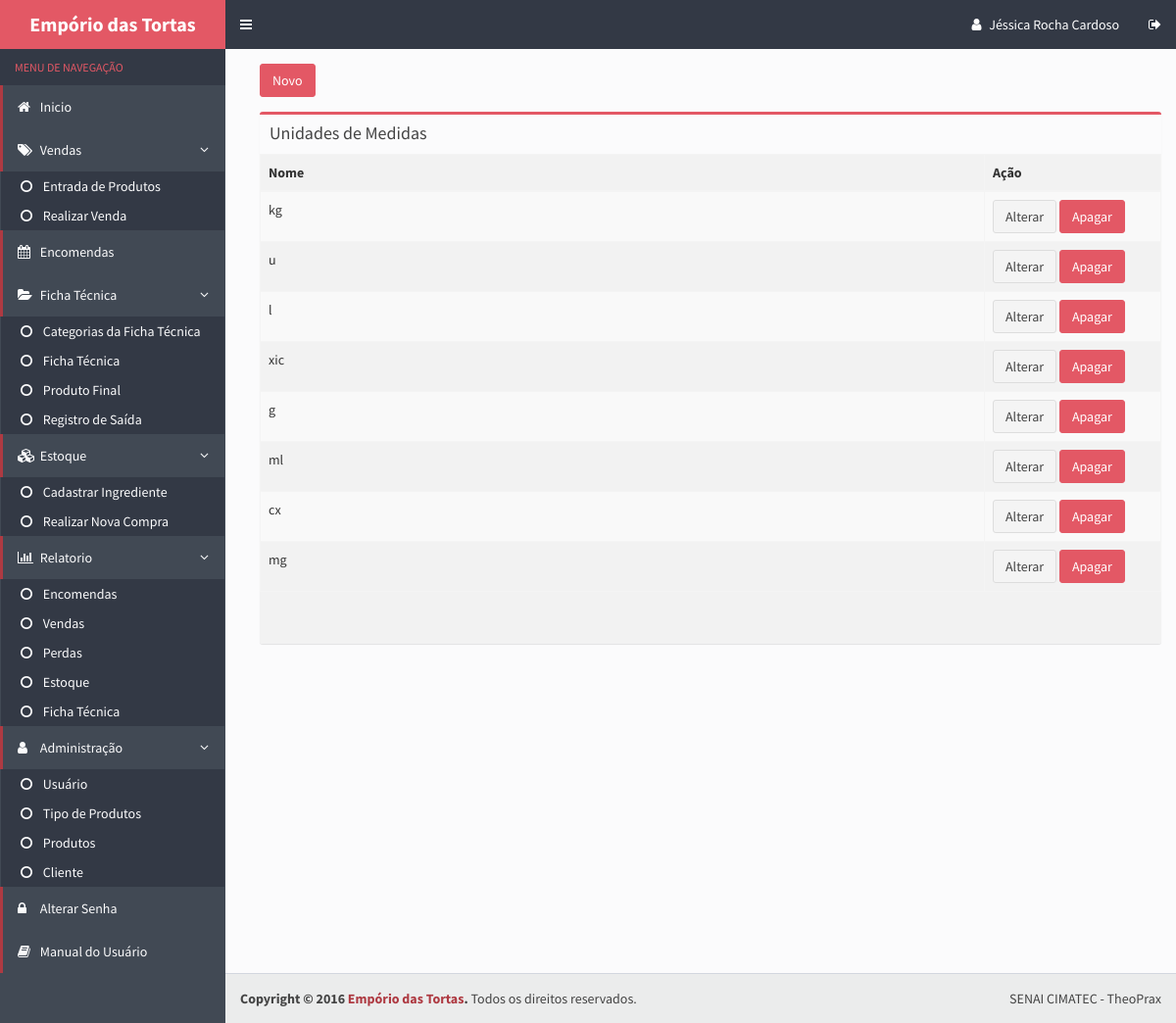
The page /unidadedemedida.php (signed in) on the database its author committed.
### tables this page shows
CREATE TABLE IF NOT EXISTS `unidademedida` (
  `cod_unidademedida` int(11) NOT NULL AUTO_INCREMENT,
  `nome` varchar(10) NOT NULL,
  PRIMARY KEY (`cod_unidademedida`)
);

### unidadedemedida.php (the view, shortened to what this page needs)
<!DOCTYPE html>
  <head>
    <link rel="stylesheet" href="bootstrap/css/bootstrap.css">
    <link rel="stylesheet" href="https://maxcdn.bootstrapcdn.com/font-awesome/4.4.0/css/font-awesome.min.css">
    <link rel="stylesheet" href="https://code.ionicframework.com/ionicons/2.0.1/css/ionicons.min.css">
    <link rel="stylesheet" href="dist/css/AdminLTE.css">
    <link rel="stylesheet" href="dist/css/skins/skin-blue.css">
  </head>
  <body class="hold-transition skin-blue sidebar-mini">
    <div class="wrapper">
      <?php include_once("includes/header.php") ?>
      <?php include_once("includes/menu.php") ?>
      <div class="content-wrapper">
        <section class="content">
          <div class="row">
            <div class="col-xs-12">
            <a class="btn btn-danger" href="forms/cadastrar_unidademedida.php">Novo</a>
            <section class="content-header">
          </section>
              <div class="box">
                <div class="box-header">
                  <h3 class="box-title">Unidades de Medidas</h3>
                </div>
                <div class="box-body table-responsive no-padding"  style='overflow:auto;' id="scroll">
                  <table class="views-table cols-6 table table-striped table-bordered">
                    <thead>
                      <tr>
                        <th class="views-field views-field-id">Nome</th>
                        <th class="views-field views-field-field-nome">Ação</th>
                    </thead>
                     <tbody>
         <?php
             $pdo = Database::connect();
             $sql = "SELECT * from unidademedida"
             ;
              foreach ($pdo->query($sql) as $row) {
                  echo '<tr>';
                  echo '<td>'. $row['nome'] . '</td>';
                  echo '<td width=180>';
                  echo '<a class="btn btn-default" href="forms/atualizar_unidademedida.php?id='.$row['cod_unidademedida'].'">Alterar</a>';
                  echo '<a class="btn btn-danger" href="DAO/Excluir_unidademedida_DAO.php?id='.$row['cod_unidademedida'].'">Apagar</a>';
                  echo '</td>';
                  echo '</tr>';
             }
            ?>
      </tbody>
                    </table>
                </div>
              </div>
            </div>
          </div>
        </section>
      </div>
      <?php include_once("includes/footer.php") ?>
  </body>
</html>

### rows shown on the page
unidademedida: nome "kg"
unidademedida: nome "u"
unidademedida: nome "l"
unidademedida: nome "xic"
unidademedida: nome "g"
unidademedida: nome "ml"
unidademedida: nome "cx"
unidademedida: nome "mg"

### other values the page prints
$_SESSION['UsuarioNome'] "Jéssica Rocha Cardoso"
